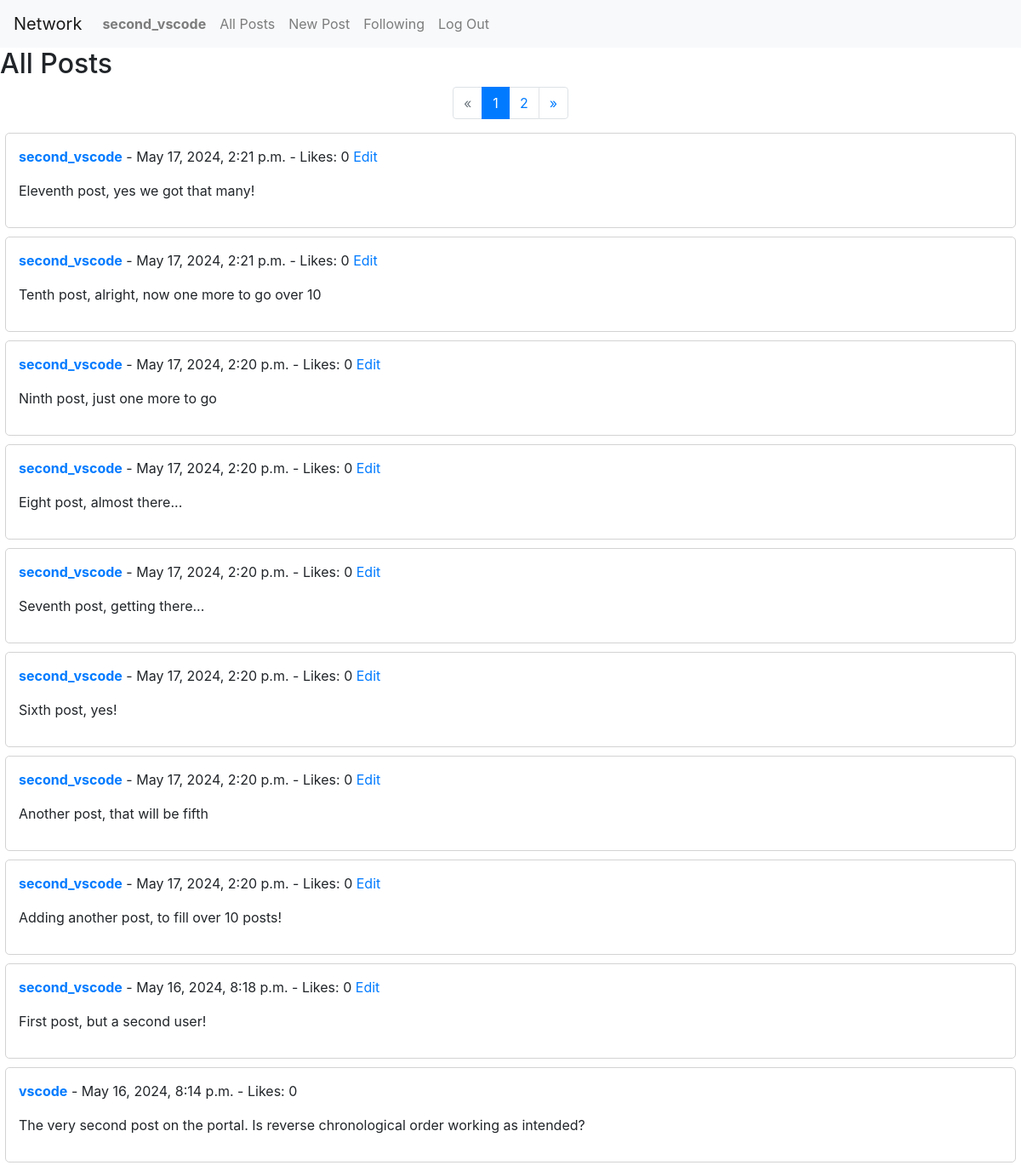
Screenshot of / (signed in) with the database file from the repository.
### network/models.py (models this page shows, shortened)
class User(AbstractUser):
    pass

class Post(models.Model):
    user = models.ForeignKey(get_user_model(), on_delete=models.CASCADE, related_name='posts')
    content = models.TextField()
    timestamp = models.DateTimeField(auto_now_add=True)

### network/views.py (the view)
# urls.py: path("", views.index, name="index"),
def index(request):
    posts_list = Post.objects.all().order_by('-timestamp')
    paginator = Paginator(posts_list, 10)
    page_number = request.GET.get('page')
    page_obj = paginator.get_page(page_number)
    return render(request, 'network/index.html', {'page_obj': page_obj})

### network/templates/network/index.html
{% extends "network/layout.html" %}
{% block body %}
    <h2>All Posts</h2>
    {% if page_obj.has_other_pages %}
        <nav aria-label="Page navigation">
        <ul class="pagination justify-content-center">
            {% if page_obj.has_previous %}
                <li class="page-item">
                    <a class="page-link" href="?page={{ page_obj.previous_page_number }}">&laquo;</a>
                </li>
            {% else %}
                <li class="page-item disabled">
                    <a class="page-link" href="#" tabindex="-1" aria-disabled="true">&laquo;</a>
                </li>
            {% endif %}
            {% for i in page_obj.paginator.page_range %}
                {% if page_obj.number == i %}
                    <li class="page-item active" aria-current="page">
                    <a class="page-link" href="#">{{ i }}</a>
                    </li>
                {% else %}
                    <li class="page-item">
                    <a class="page-link" href="?page={{ i }}">{{ i }}</a>
                    </li>
                {% endif %}
            {% endfor %}
            {% if page_obj.has_next %}
                <li class="page-item">
                    <a class="page-link" href="?page={{ page_obj.next_page_number }}">&raquo;</a>
                </li>
            {% else %}
                <li class="page-item disabled">
                    <a class="page-link" href="#" tabindex="-1" aria-disabled="true">&raquo;</a>
                </li>
            {% endif %}
        </ul>
        </nav>
    {% endif %}
    {% for post in page_obj %}
        <div class="post-container" data-post-id="{{ post.id }}">
            <div class="post">
                <p>
                    <strong><a href="{% url 'profile' post.user.username %}">
                        {{ post.user.username }}</a></strong>
                    - {{ post.timestamp }} - Likes: 0
                    {% if post.user == user %}
                        <a href="#" class="edit-link">Edit</a>
                    {% endif %}
                </p>
                <p id="post-content-{{ post.id }}">{{ post.content }}</p>
            </div>
        </div>
    {% endfor %}
{% endblock %}

### network/templates/network/layout.html (shortened to what this page needs)
{% load static %}
<!DOCTYPE html>
<html lang="en">
    <head>
        <link rel="stylesheet" href="https://stackpath.bootstrapcdn.com/bootstrap/4.4.1/css/bootstrap.min.css">
        <link href="{% static 'network/styles.css' %}" rel="stylesheet">
    </head>
    <body>
        <nav class="navbar navbar-expand-lg navbar-light bg-light">
            <a class="navbar-brand" href="#">Network</a>
            <div>
              <ul class="navbar-nav mr-auto">
                {% if user.is_authenticated %}
                    <li class="nav-item">
                        <a class="nav-link" href="#"><strong>{{ user.username }}</strong></a>
                    </li>
                {% endif %}
                <li class="nav-item">
                  <a class="nav-link" href="{% url 'index' %}">All Posts</a>
                </li>
                {% if user.is_authenticated %}
                    <li class="nav-item">
                        <a class="nav-link" href="{% url 'new_post' %}">New Post</a>
                    </li>
                    <li class="nav-item">
                        <a class="nav-link" href="{% url 'following' %}">Following</a>
                    </li>
                    <li class="nav-item">
                        <a class="nav-link" href="{% url 'logout' %}">Log Out</a>
                    </li>
                {% endif %}
              </ul>
            </div>
          </nav>
        <div class="body">
            {% block body %}
            {% endblock %}
        </div>
    </body>
</html>

### network/static/network/styles.css (style rules this page uses)
.post { border: 1px solid lightgray; padding: 15px; margin-bottom: 10px; border-radius: 5px; max-width: 99vw; margin-left: auto; margin-right: auto; }

### rows the page displays
User: username "second_vscode"
Post: user.username "second_vscode", timestamp "May 17, 2024, 2:21 p.m.", shows "Edit", content "Eleventh post, yes we got that many!"
Post: user.username "second_vscode", timestamp "May 17, 2024, 2:21 p.m.", shows "Edit", content "Tenth post, alright, now one more to go over 10"
Post: user.username "second_vscode", timestamp "May 17, 2024, 2:20 p.m.", shows "Edit", content "Ninth post, just one more to go"
Post: user.username "second_vscode", timestamp "May 17, 2024, 2:20 p.m.", shows "Edit", content "Eight post, almost there..."
Post: user.username "second_vscode", timestamp "May 17, 2024, 2:20 p.m.", shows "Edit", content "Seventh post, getting there..."
Post: user.username "second_vscode", timestamp "May 17, 2024, 2:20 p.m.", shows "Edit", content "Sixth post, yes!"
Post: user.username "second_vscode", timestamp "May 17, 2024, 2:20 p.m.", shows "Edit", content "Another post, that will be fifth"
Post: user.username "second_vscode", timestamp "May 17, 2024, 2:20 p.m.", shows "Edit", content "Adding another post, to fill over 10 posts!"
Post: user.username "second_vscode", timestamp "May 16, 2024, 8:18 p.m.", shows "Edit", content "First post, but a second user!"
Post: user.username "vscode", timestamp "May 16, 2024, 8:14 p.m.", content "The very second post on the portal. Is reverse chronological order working as intended?"

### other values shown
{{ i }} "1"
{{ i }} "2"
